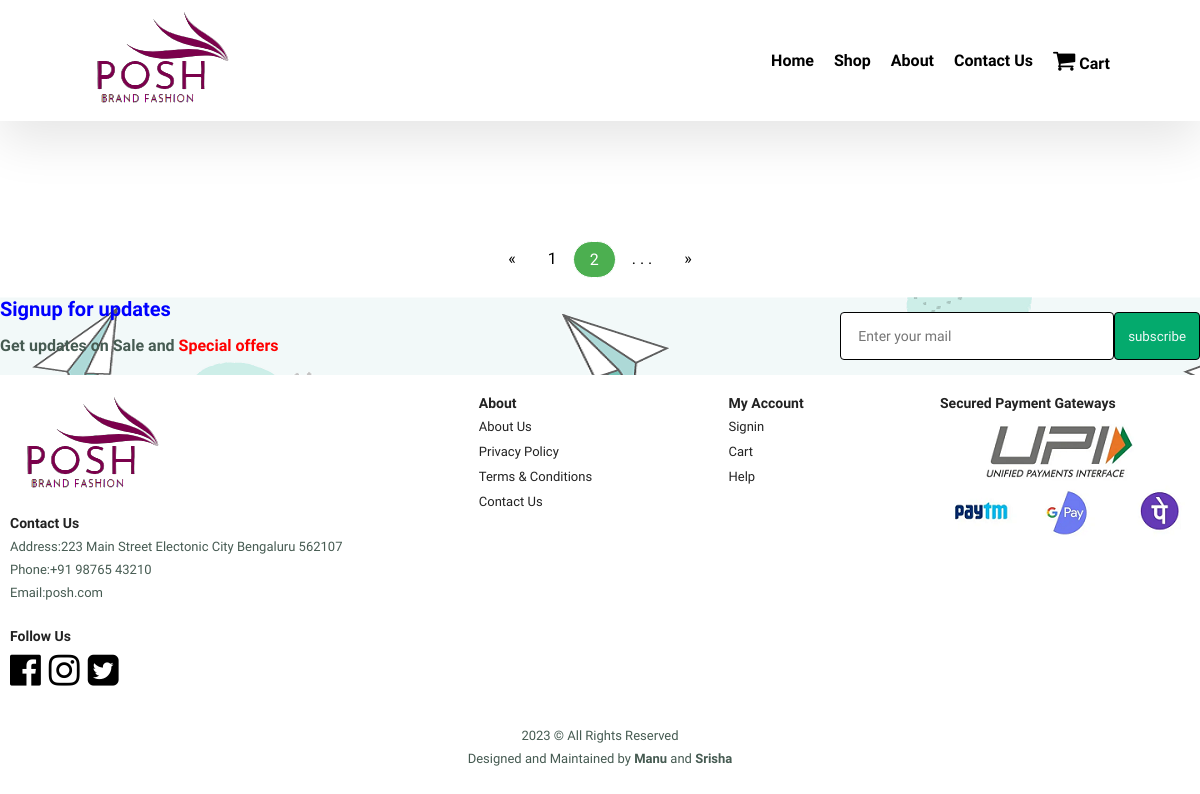
/men_app_2.php, run on an earlier commit of the app's database.
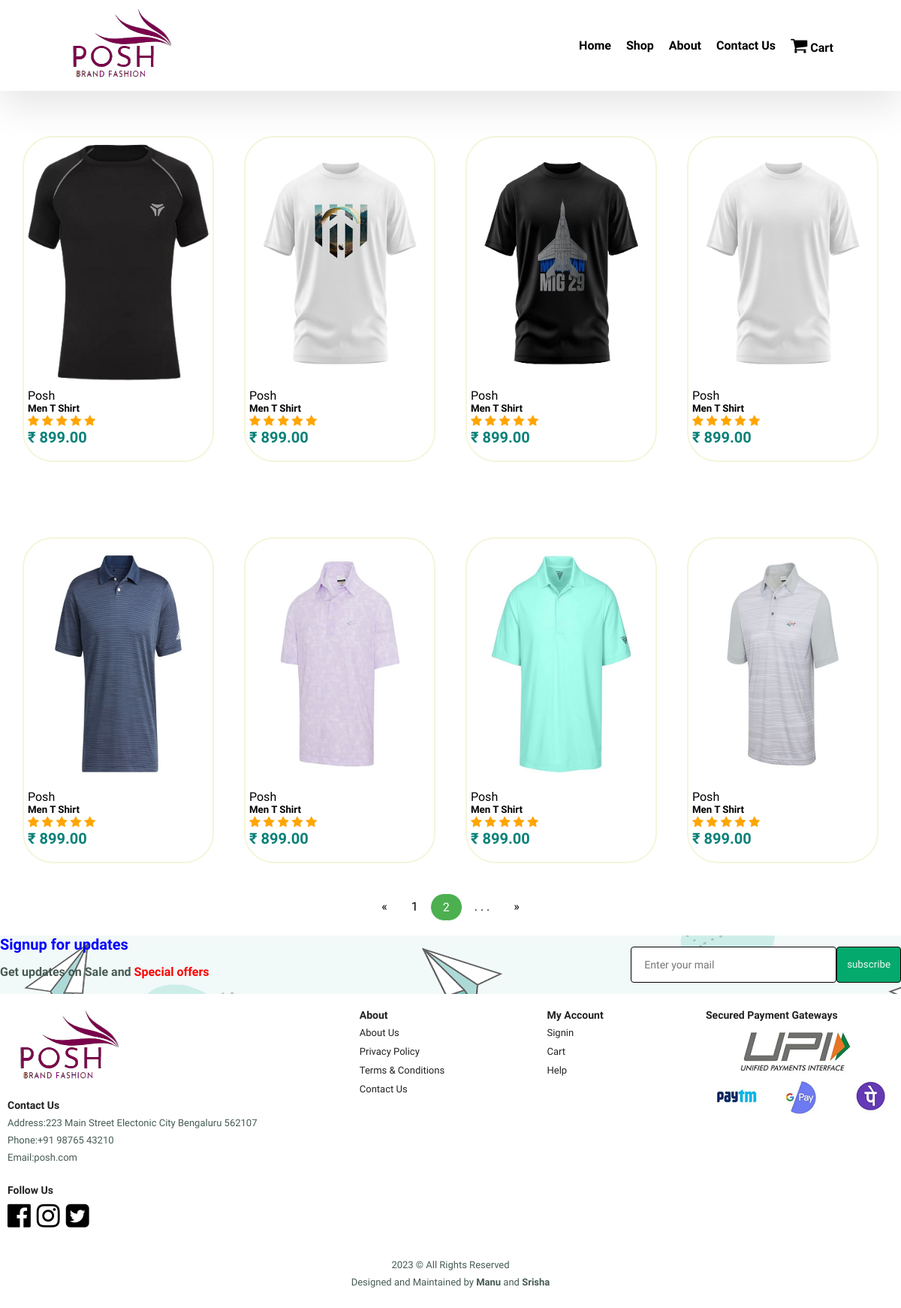
And on a later commit of the database.
### tables this page shows
CREATE TABLE `products` (
  `product_id` int(11) NOT NULL,
  `Gender` varchar(10) NOT NULL,
  `product_name` varchar(100) NOT NULL,
  `product_category` varchar(100) NOT NULL,
  `product_description` varchar(255) NOT NULL,
  `product_image` varchar(255) NOT NULL,
  `product_price` decimal(6,2) NOT NULL,
  `product_special offer` int(2) NOT NULL,
  `product_color` varchar(100) NOT NULL
);

### Includes/men_up.php (called while the page is built, shortened)
<?php
include('connection.php');
$stmt3 = $conn->prepare("SELECT * FROM products WHERE Gender='Men' AND product_category='Apparal/tshirt' LIMIT 4");
$stmt3->execute();
$men_up2 = $stmt3->get_result();
$stmt4 = $conn->prepare("SELECT * FROM products WHERE Gender='Men' AND product_category='Apparal/polo_tshirt' LIMIT 4");
$stmt4->execute();
$men_up3 = $stmt4->get_result();
?>

### men_app_2.php (the view, shortened to what this page needs)
<html>
<head>
    <link rel="stylesheet" href="https://cdnjs.cloudflare.com/ajax/libs/font-awesome/4.7.0/css/font-awesome.min.css">
    <link rel="stylesheet" href="styles.css">
</head>
<body>
 <section id="top">
        <img src="Assets/logo.png">
    <div>
        <ul id="headings">
            <li><a href="index.php">Home</a></li>
            <li><a href="shop_1.php">Shop</a></li>
            <li><a href="about.php">About</a></li>
            <li><a href="contact.html">Contact Us</a></li>
            <li><a href="cart.php"><i style="font-size:24px" class="fa">&#xf07a;</i> Cart </a></li>
        </ul>
    </div>
     </section>
                  <section id="topproduct" class="section-p1">
                  <div class="Collection">
                      <?php include('Includes/men_up.php'); ?>
                      <?php while($row = $men_up2->fetch_assoc()) { ?>
                          <div class="product">
                             <a href="<?php echo "single_product.php?product_id=".$row['product_id']; ?>"> <img src="Assets/<?php echo $row['product_image']; ?>"></a>
                              <div class="description">
                              <span>Posh</span>
                                  <h5><?php echo $row['product_name']; ?></h5>
                                  <div class="rating">
                                          <span class="fa fa-star checked"></span>
                                          <span class="fa fa-star checked"></span>
                                          <span class="fa fa-star checked"></span>
                                          <span class="fa fa-star checked"></span>
                                          <span class="fa fa-star checked"></span>
                                  </div>
                              <h4>&#8377; <?php echo $row['product_price']; ?></h4>
                              </div>
                  </div>
                  <?php } ?>
                  </section>
                  <section id="topproduct" class="section-p1">
                  <div class="Collection">
                      <?php include('Includes/men_up.php'); ?>
                      <?php while($row = $men_up3->fetch_assoc()) { ?>
                          <div class="product">
                             <a href="<?php echo "single_product.php?product_id=".$row['product_id']; ?>"> <img src="Assets/<?php echo $row['product_image']; ?>"></a>
                              <div class="description">
                              <span>Posh</span>
                                  <h5><?php echo $row['product_name']; ?></h5>
                                  <div class="rating">
                                          <span class="fa fa-star checked"></span>
                                          <span class="fa fa-star checked"></span>
                                          <span class="fa fa-star checked"></span>
                                          <span class="fa fa-star checked"></span>
                                          <span class="fa fa-star checked"></span>
                                  </div>
                              <h4>&#8377; <?php echo $row['product_price']; ?></h4>
                              </div>
                  </div>
                  <?php } ?>
                  </section>
           <div class="pagination">
            <a href="men_app_1.php">&laquo;</a>
            <a class="" href="men_app_1.php">1</a>
            <a class="active" href="men_app_2.php">2</a>
            <a href="#"> . . .</a>
            <a href="men_app_1.php">&raquo;</a>
          </div>
          <br/>
</body>
</html>

### styles.css (style rules this page uses)
* { margin: 0; padding: 0; box-sizing: border-box; font-family: "Spartan", sans-serif; }
html { scroll-behavior: smooth; }
.checked { color: orange; }
section { padding: auto; }
h4 { font-size: 20px; color: #222; }
p { font-size: 16px; color: #465b52; margin: 15px 0 20px 0; }
.section-p1 { padding: 20px 10px; }
body { width: 100%; }
#top { display: flex; align-items: center; justify-content: space-between; padding: 10px 80px; background:white; box-shadow: 0 20px 50px rgba(0,0,0,0.10); z-index: 100; position:sticky; top: 0; left: 0; width: 100%; }
#headings { display: flex; align-items: center; justify-content: space-between; }
#headings li { list-style-type: none; padding-bottom: 20px; padding: 10px; }
#headings li a { text-decoration: none; color: black; font-weight: 550; transition: cubic-bezier(0.075, 0.82, 0.165, 1) ease; }
#topproduct { text-align: center; }
#topproduct .product { width: 23%; min-width: 250px; padding: 9px 5px; border: 2px solid beige; box-shadow: 20px; margin: 20px; position: relative; border-radius: 50px; border-radius: 40px; }
#topproduct .product img { width: 100%; border-radius: 20px; }
#topproduct .product .description { text-align: start; padding: 10px 0; }
#topproduct .product h4 { color: #088178; }
#topproduct .Collection { display: flex; justify-content: space-between; padding-top: 20px; }
#subscribe { display: flex; justify-content: space-between; flex-wrap: wrap; align-items: center; background-image: url("Assets/newsletter-background.png"); background-repeat: no-repeat; }
#subscribe h4 { font-size: 20px; font-weight: 500; color:blue; }
#subscribe p span { color:red }
#subscribe .form { display: flex; width: 30%; }
#subscribe input { height: 3rem; padding: 0 1.24em; width: 100%; border :1px double black; font-size: 14px; border-radius: 4px; outline: none; }
#subscribe .form button { height: 3rem; padding: 0 1.24em; background-color: #04AA6D; color: #eef7f6; white-space: inherit; padding: 13px; border :1px double black; width: 100%; border-radius: 4px; }
footer { display: flex; flex-wrap: wrap; justify-content: space-between; }
footer .col { display: flex; flex-direction: column; align-items: flex-start; margin-bottom: 20px; }
footer h4 { font-size: 14px; margin:0 0 8px 0; }
footer p { font-size: 13px; margin: 0 0 8px 0; }
footer a { font-size: 13px; text-decoration: none; color:#222; margin-bottom: 10px; }
footer .follow { margin-top: 20px; }
footer .follow i { color:black; padding-right: 4px; cursor: pointer; }
footer .copyright { width: 100%; text-align: center; }
.pagination { display: flex; justify-content: center; }
.pagination a { color: black; float: left; padding: 8px 16px; text-decoration: none; }
.pagination a.active { background-color: #4CAF50; color: white; border: 1px solid #fff; border-radius: 30px; }

What changed in the data, as far as the page shows it:
added products: product_image (picture), product_name "Men T Shirt", product_price "899.00"
added products: product_image (picture), product_name "Men T Shirt", product_price "899.00"
added products: product_image (picture), product_name "Men T Shirt", product_price "899.00"
added products: product_image (picture), product_name "Men T Shirt", product_price "899.00"
added products: product_image (picture), product_name "Men T Shirt", product_price "899.00"
added products: product_image (picture), product_name "Men T Shirt", product_price "899.00"
added products: product_image (picture), product_name "Men T Shirt", product_price "899.00"
added products: product_image (picture), product_name "Men T Shirt", product_price "899.00"
